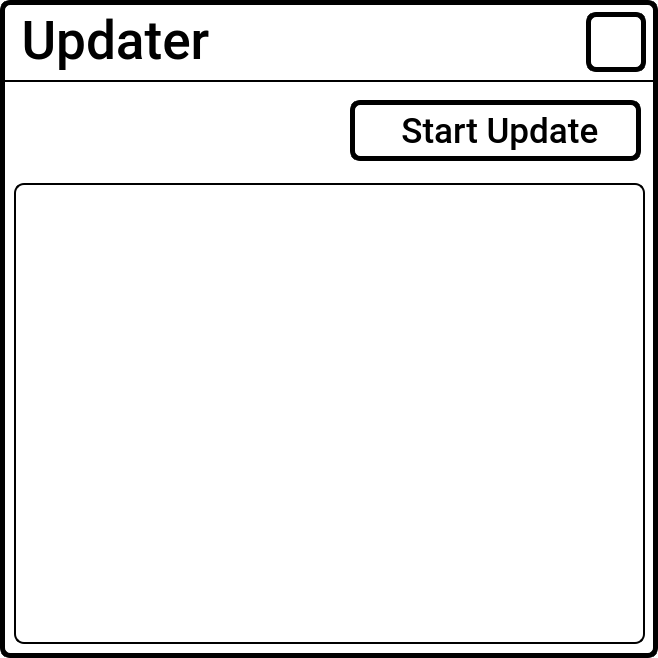
<?xml version="1.0" encoding="UTF-8"?>
<ui version="4.0">
 <class>Updater</class>
 <widget class="QFrame" name="Updater">
  <property name="geometry">
   <rect>
    <x>0</x>
    <y>0</y>
    <width>658</width>
    <height>658</height>
   </rect>
  </property>
  <property name="windowTitle">
   <string>Frame</string>
  </property>
  <property name="styleSheet">
   <string notr="true">QWidget {
	background-color: white;
    color: black;
	border-radius: 10px;
    border: 5px solid black;
}

QPushButton {
	border-radius: 10px;
    border: 5px solid black;
	margin: 10px;
}</string>
  </property>
  <widget class="QLabel" name="label">
   <property name="geometry">
    <rect>
     <x>10</x>
     <y>0</y>
     <width>211</width>
     <height>80</height>
    </rect>
   </property>
   <property name="font">
    <font>
     <family>Roboto Medium</family>
     <pointsize>40</pointsize>
    </font>
   </property>
   <property name="styleSheet">
    <string notr="true">border-width: 0px;
background-color: rgba(255, 255, 255, 0);</string>
   </property>
   <property name="frameShape">
    <enum>QFrame::NoFrame</enum>
   </property>
   <property name="text">
    <string>Updater</string>
   </property>
   <property name="textFormat">
    <enum>Qt::AutoText</enum>
   </property>
   <property name="alignment">
    <set>Qt::AlignCenter</set>
   </property>
  </widget>
  <widget class="QPushButton" name="pushButton">
   <property name="geometry">
    <rect>
     <x>576</x>
     <y>2</y>
     <width>80</width>
     <height>80</height>
    </rect>
   </property>
   <property name="font">
    <font>
     <family>Open Sans</family>
     <pointsize>20</pointsize>
     <weight>75</weight>
     <bold>true</bold>
    </font>
   </property>
   <property name="icon">
    <iconset>
     <normaloff>icons/272-cross.png</normaloff>icons/272-cross.png</iconset>
   </property>
   <property name="iconSize">
    <size>
     <width>32</width>
     <height>32</height>
    </size>
   </property>
  </widget>
  <widget class="QTextEdit" name="textEdit">
   <property name="geometry">
    <rect>
     <x>14</x>
     <y>183</y>
     <width>631</width>
     <height>461</height>
    </rect>
   </property>
   <property name="font">
    <font>
     <family>Roboto</family>
     <pointsize>10</pointsize>
     <weight>50</weight>
     <bold>false</bold>
    </font>
   </property>
   <property name="styleSheet">
    <string notr="true">border-width:2px;</string>
   </property>
   <property name="verticalScrollBarPolicy">
    <enum>Qt::ScrollBarAlwaysOff</enum>
   </property>
   <property name="horizontalScrollBarPolicy">
    <enum>Qt::ScrollBarAlwaysOff</enum>
   </property>
   <property name="undoRedoEnabled">
    <bool>false</bool>
   </property>
   <property name="readOnly">
    <bool>true</bool>
   </property>
  </widget>
  <widget class="Line" name="line">
   <property name="geometry">
    <rect>
     <x>0</x>
     <y>80</y>
     <width>658</width>
     <height>2</height>
    </rect>
   </property>
   <property name="orientation">
    <enum>Qt::Horizontal</enum>
   </property>
  </widget>
  <widget class="QPushButton" name="pushButton_2">
   <property name="geometry">
    <rect>
     <x>340</x>
     <y>90</y>
     <width>311</width>
     <height>81</height>
    </rect>
   </property>
   <property name="font">
    <font>
     <family>Roboto Medium</family>
     <pointsize>26</pointsize>
    </font>
   </property>
   <property name="text">
    <string> Start Update</string>
   </property>
   <property name="icon">
    <iconset>
     <normaloff>icons/133-spinner11.png</normaloff>icons/133-spinner11.png</iconset>
   </property>
   <property name="iconSize">
    <size>
     <width>32</width>
     <height>32</height>
    </size>
   </property>
  </widget>
 </widget>
 <resources/>
 <connections/>
</ui>
